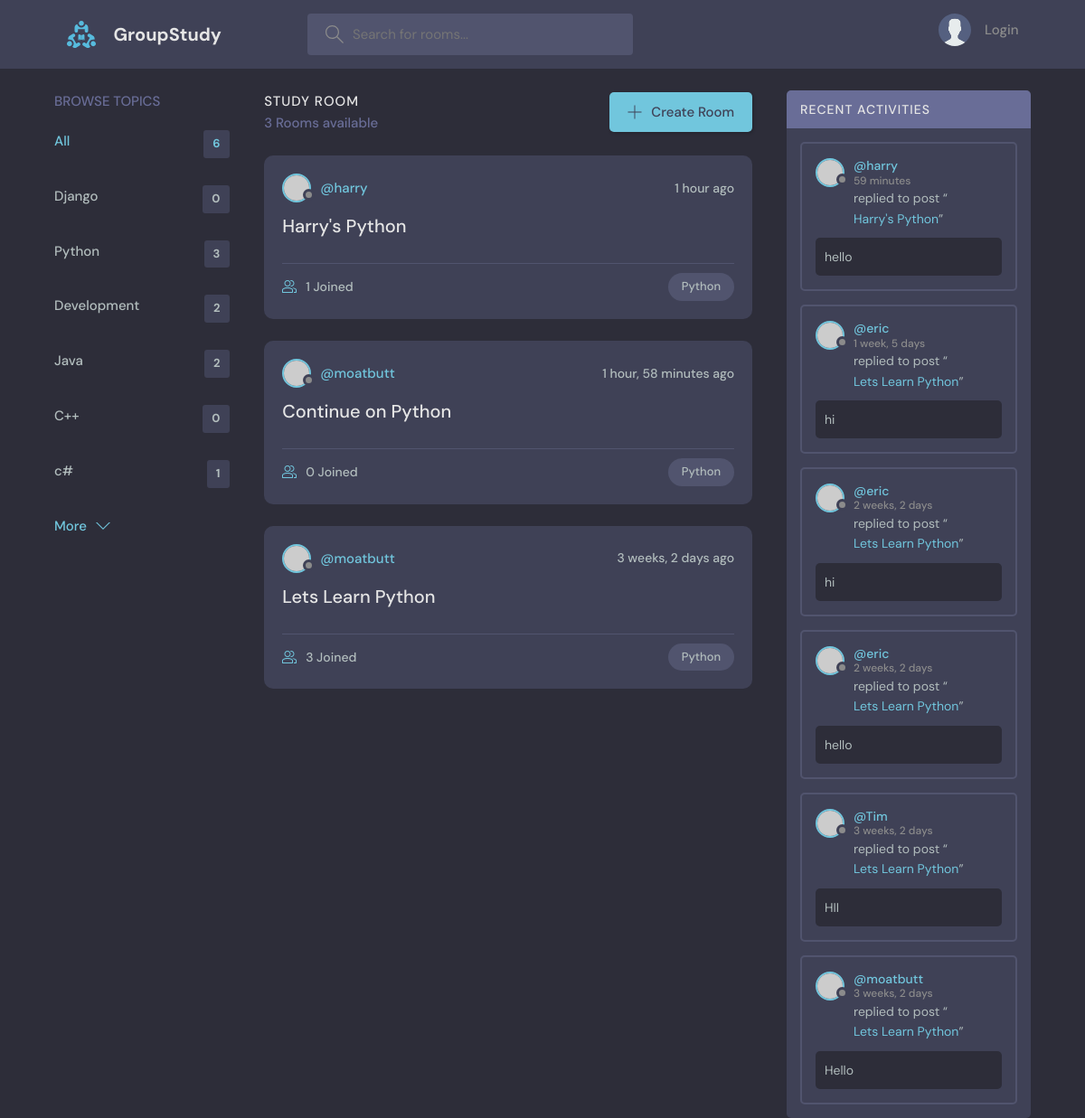
Page /?q=Python on the committed database.
### base/models.py (models this page shows, shortened)
class Topic(models.Model):
    name = models.CharField(max_length=200)

class Room(models.Model):
    host = models.ForeignKey(User, on_delete=models.SET_NULL, null=True)
    topic = models.ForeignKey(Topic, on_delete=models.SET_NULL, null=True)
    name = models.CharField(max_length= 200)
    description = models.TextField(null=True, blank=True)
    participants = models.ManyToManyField(User, related_name='participants', blank=True)
    updated = models.DateTimeField(auto_now=True)
    created = models.DateTimeField(auto_now_add=True)
    class Meta:
        ordering = ['-updated', '-created']
    def __str__(self):
        return self.name

class Message(models.Model):
    user = models.ForeignKey(User, on_delete=models.CASCADE)
    room = models.ForeignKey(Room, on_delete=models.CASCADE)
    body = models.TextField()
    updated = models.DateTimeField(auto_now=True)
    created = models.DateTimeField(auto_now_add=True)
    class Meta:
        ordering = ['-updated', '-created']

### base/views.py (the view)
# urls.py: 2. Add a URL to urlpatterns:  path('', views.home, name='home')
def home(request):
    q = request.GET.get('q') if request.GET.get('q') != None else ''
    rooms = Room.objects.filter(
        Q(topic__name__icontains=q) |
        Q(name__icontains=q) |
        Q(description__icontains=q)
        )
    topics = Topic.objects.all()
    room_count = rooms.count()
    room_messages = Message.objects.filter(Q(room__topic__name__icontains=q))
    context = {"rooms": rooms, 'topics': topics, 'room_count': room_count,
            'room_messages':room_messages}
    return render(request, "base/home.html", context)

### base/templates/base/home.html (shortened to what this page needs)
{% extends 'main.html' %}
{% block content %}
    <main class="layout layout--3">
      <div class="container">
        {% include 'base/topic_comp.html' %}
        <div class="roomList">
          <div class="roomList__header">
            <div>
              <h2>Study Room</h2>
              <p>{{room_count}} Rooms available</p>
            </div>
            <a class="btn btn--main" href="{% url 'create-room' %}">
              <svg version="1.1" xmlns="http://www.w3.org/2000/svg" width="32" height="32" viewBox="0 0 32 32">
                <title>add</title>
                <path
                  d="M16.943 0.943h-1.885v14.115h-14.115v1.885h14.115v14.115h1.885v-14.115h14.115v-1.885h-14.115v-14.115z"
                ></path>
              </svg>
              Create Room
            </a>
          </div>
        {% include 'base/feed_comp.html' %}
        </div>
        {% include 'base/activity_comp.html' %}
      </div>
    </main>
  {% endblock %}

### base/templates/base/topic_comp.html
<div class="topics">
    <div class="topics__header">
      <h2>Browse Topics</h2>
    </div>
    <ul class="topics__list">
      <li>
        <a href="{% url 'home' %}" class="active">All <span>{{topics.count}}</span></a>
      </li>
      {% for topic in topics %}
      <li>
        <a href="{%url 'home'%}?q={{topic.name}}">{{topic.name}} <span>{{topic.room_set.all.count}}</span></a>
      </li>
      {%endfor%}
    </ul>
    <a class="btn btn--link" href="topics.html">
      More
      <svg version="1.1" xmlns="http://www.w3.org/2000/svg" width="32" height="32" viewBox="0 0 32 32">
        <title>chevron-down</title>
        <path d="M16 21l-13-13h-3l16 16 16-16h-3l-13 13z"></path>
      </svg>
    </a>
  </div>

### base/templates/base/feed_comp.html (shortened to what this page needs)
{% for room in rooms %}
<div class="roomListRoom">
    <div class="roomListRoom__header">
      <a href="{% url 'user-profile' room.host.id %}" class="roomListRoom__author">
        <div class="avatar avatar--small">
          <img src="https://randomuser.me/api/portraits/women/11.jpg" />
        </div>
        <span>@{{room.host.username}}</span>
      </a>
      <div class="roomListRoom__actions">
        <span>{{room.created|timesince}} ago</span>
      </div>
    </div>
    <div class="roomListRoom__content">
      <a href="{% url 'room' room.id %}">{{room.name}}</a>
    </div>
    <div class="roomListRoom__meta">
      <a href="{% url 'room' room.id %}" class="roomListRoom__joined">
        {{room.participants.all.count}} Joined
      </a>
      <p class="roomListRoom__topic">{{room.topic.name}}</p>
    </div>
  </div>
  {% endfor %}

### base/templates/base/activity_comp.html (shortened to what this page needs)
<div class="activities">
    <div class="activities__header">
      <h2>Recent Activities</h2>
    </div>
    {% for message in room_messages%}
    <div class="activities__box">
      <div class="activities__boxHeader roomListRoom__header">
        <a href="{% url 'user-profile' message.user.id %}" class="roomListRoom__author">
          <div class="avatar avatar--small">
            <img src="https://randomuser.me/api/portraits/women/11.jpg" />
          </div>
          <p>
            @{{message.user}}
            <span>{{message.created|timesince}}</span>
          </p>
        </a>
      </div>
      <div class="activities__boxContent">
        <p>replied to post “<a href="{% url 'room' message.room.id %}">{{message.room}}</a>”</p>
        <div class="activities__boxRoomContent">
            {{message.body}}
        </div>
      </div>
    </div>
    {%endfor%}
  </div>

### rows in the picture
Topic: name "Django", room_set.all.count "0"
Topic: name "Python", room_set.all.count "3"
Topic: name "Development", room_set.all.count "2"
Topic: name "Java", room_set.all.count "2"
Topic: name "C++", room_set.all.count "0"
Topic: name "c#", room_set.all.count "1"
Room: host.username "harry", created "1 hour", name "Harry's Python", participants.all.count "1", topic.name "Python"
Room: host.username "moatbutt", created "1 hour, 58 minutes", name "Continue on Python", participants.all.count "0", topic.name "Python"
Room: host.username "moatbutt", created "3 weeks, 2 days", name "Lets Learn Python", participants.all.count "3", topic.name "Python"
Message: user "harry", created "59 minutes", room "Harry's Python", body "hello"
Message: user "eric", created "1 week, 5 days", room "Lets Learn Python", body "hi"
Message: user "eric", created "2 weeks, 2 days", room "Lets Learn Python", body "hi"
Message: user "eric", created "2 weeks, 2 days", room "Lets Learn Python", body "hello"
Message: user "Tim", created "3 weeks, 2 days", room "Lets Learn Python", body "HII"
Message: user "moatbutt", created "3 weeks, 2 days", room "Lets Learn Python", body "Hello"

### other values in the picture
{{ topics.count }} "6"
{{ room_count }} "3"
